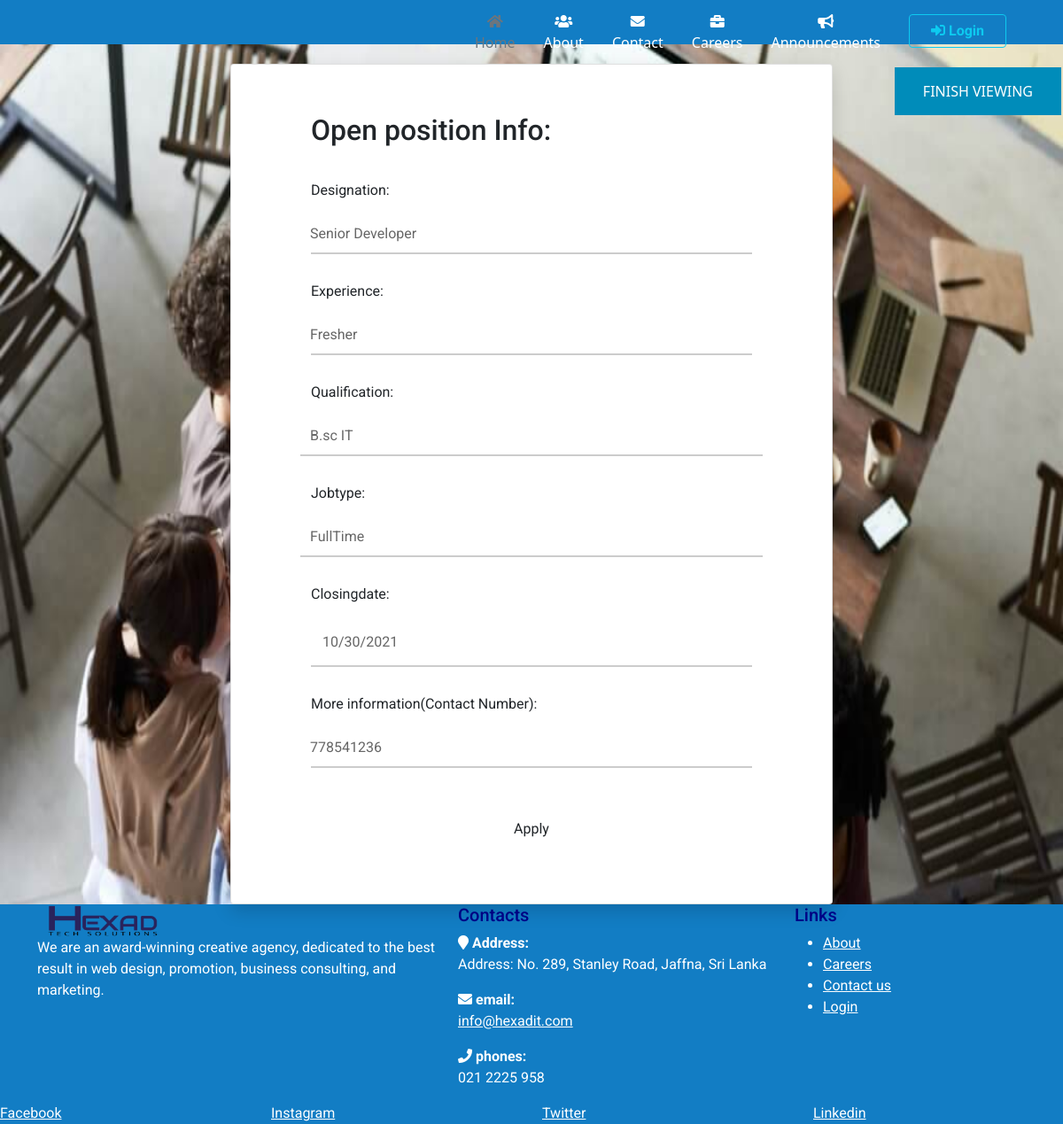
Screenshot of /j_view_openposition.php?view=33 with the database file from the repository.
### tables this page shows
CREATE TABLE IF NOT EXISTS `vacany_add` (
  `Id` int(11) NOT NULL AUTO_INCREMENT,
  `dateposted` timestamp NOT NULL DEFAULT CURRENT_TIMESTAMP,
  `designation` varchar(50) NOT NULL,
  `experience` varchar(50) NOT NULL,
  `qualification` varchar(50) NOT NULL,
  `jobtype` varchar(50) NOT NULL,
  `closingdate` date NOT NULL,
  `contact` int(11) NOT NULL,
  PRIMARY KEY (`Id`)
);

### j_view_openposition.php (the view, shortened to what this page needs)
<?php
$conn=new mysqli('localhost','root','','emp-management-sys') or die(mysqli_error($mysqli));
$vdesignation="";
$vexperience="";
$vqualification="";
$vjobtype="";
$vclosingdate="";
$vcontact="";
if(isset($_GET['view'])){
	$id=$_GET['view'];
	$sql="SELECT * FROM vacany_add where Id='$id'";
    $sqldata=mysqli_query($conn,$sql)or die('error getting');
    $row=mysqli_fetch_array($sqldata,MYSQLI_ASSOC);
$vdesignation=$row['designation'];
$vexperience=$row['experience'];
$vqualification=$row['qualification'];
$vjobtype=$row['jobtype'];
$vclosingdate=$row['closingdate'];
$vcontact=$row['contact'];
}
?>
<html>
<head>
    <link href="css/main1.css" rel="stylesheet" media="all">
</head>
<body style="background-image: url(images/home4.jpg);">
<?php
    include 'header.php';
?><br><br><br>
 <a href="j_openposition.php" class="dropbtn" style="float:right">FINISH VIEWING</a>
<div class="page-wrapper   font-robo">
        <div class="wrapper wrapper--w680">
            <div class="card card-1">
                <div class="card-body">
                    <h2 class="title">Open position Info:</h2>
                    <form method="POST" action="j_jobApplicantformhtml.php?vacancy=<?php echo $vdesignation;?>">
                        <div class="col-12">
                        <div class="input-group" >
                          <p>Designation:</p>
                            <input class="input--style-1" type="text" name="designation" align="center" value="<?php echo $vdesignation;?>" readonly>
                        </div>
						<div class="col-12">
                        <div class="input-group">
                          <p>Experience:</p>
                            <input class="input--style-1" type="text" name="experience" align="center" value="<?php echo $vexperience;?>" readonly>
                        </div>
                        <div class="row row-space">
							 <div class="input-group" >
							  <p>Qualification:</p>
								<input class="input--style-1" type="text"  name="qualification" align="center" value="<?php echo $vqualification;?>" readonly>
							</div>
							<div class="input-group">
							  <p>Jobtype:</p>
								<input class="input--style-1" type="text" name="jobtype" align="center" value="<?php echo $vjobtype;?>" readonly>
							</div>
						</div>
                        <div class="input-group">
                          <p>Closingdate:</p>
                            <input class="input--style-1" type="date" name="closingdate"  align="center" value="<?php echo $vclosingdate;?>" readonly>
                        </div>
						  <div class="input-group" >
                          <p>More information(Contact Number):</p>
                            <input class="input--style-1" type="text" name="date" align="contact" value="<?php echo  $vcontact;?>" readonly>
                        </div>
						<div class="p-t-20" align="center">
                            <button class="btn btn--radius btn--green"  name="send"   align="center">Apply </button>
                        </div>
                    </form>
                </div>
            </div>
        </div>
    </div>
</body>
<footer class="section footer-classic context-dark bg-image" style="background: #127dc4;">
    <div class="container">
        <div class="row row-30">
            <div class="col-md-4 col-xl-5">
                <div class="pr-xl-4"><a class="brand" href="index.html"><img class="brand-logo-light" src="images/hexad-logo.png" alt="" width="140" height="37"></a>
                    <p style="color:white">We are an award-winning creative agency, dedicated to the best result in web design, promotion, business consulting, and marketing.</p>
                </div>
            </div>
            <div class="col-md-4">
                <h5 style="color:darkblue">Contacts</h5>
                <dl class="contact-list">
                    <dt style="color:white"><i class="fa fa-map-marker" aria-hidden="true"></i> Address:</dt>
                    <dd style="color:white">Address: No. 289, Stanley Road, Jaffna, Sri Lanka</dd>
                </dl>
                <dl class="contact-list">
                    <dt style="color:white"><i class="fa fa-envelope" aria-hidden="true"></i> email:</dt>
                    <dd style="color:white"><a href="mailto:info@hexadit.com" style="color:white">info@hexadit.com</a></dd>
                </dl>
                <dl class="contact-list">
                    <dt style="color:white"><i class="fa fa-phone" aria-hidden="true"></i> phones:</dt>
                    <dd style="color:white">021 2225 958</a> <span> </span>
                    </dd>
                </dl>
            </div>
            <div class="col-md-4 col-xl-3">
                <h5 style="color:darkblue">Links</h5>
                <ul class="nav-list">
                    <li style="color:white"><a href="aboutus.php" style="color:white">About</a></li>
                    <li style="color:white"><a href="careers.php" style="color:white">Careers</a></li>
                    <li style="color:white"><a href="contactus.php" style="color:white">Contact us</a></li>
                    <li style="color:white"><a href="login.php" style="color:white">Login</a></li>
                </ul>
            </div>
        </div>
    </div>
    <div class="row no-gutters social-container">
        <div class="col"><a class="social-inner" href="https://www.facebook.com/hexadit" style="color:white"><span class="icon mdi mdi-facebook"></span><span>Facebook</span></a></div>
        <div class="col"><a class="social-inner" href="https://www.instagram.com/hexad_it/" style="color:white"><span class="icon mdi mdi-instagram"></span><span>Instagram</span></a></div>
        <div class="col"><a class="social-inner" href="https://twitter.com/HexadIt" style="color:white"><span class="icon mdi mdi-twitter"></span><span>Twitter</span></a></div>
        <div class="col"><a class="social-inner" href=" https://www.linkedin.com/in/hexad-tech-solutions-6b1b23211/" style="color:white"><span class="icon mdi mdi-youtube-play"></span><span>Linkedin</span></a></div>
    </div>
</footer>
</html>

### css/main1.css (style rules this page uses)
body { margin: 0px; }
.font-robo { font-family: "Roboto", "Arial", "Helvetica Neue", sans-serif; }
.row { display: -webkit-box; display: -webkit-flex; display: -moz-box; display: -ms-flexbox; display: flex; -webkit-flex-wrap: wrap; -ms-flex-wrap: wrap; flex-wrap: wrap; }
.row-space { -webkit-box-pack: justify; -webkit-justify-content: space-between; -moz-box-pack: justify; -ms-flex-pack: justify; justify-content: space-between; }
html { -webkit-box-sizing: border-box; -moz-box-sizing: border-box; box-sizing: border-box; }
* { padding: 0; margin: 0; }
*, *:before, *:after { -webkit-box-sizing: inherit; -moz-box-sizing: inherit; box-sizing: inherit; }
h2, h3, h4, h5, h6, blockquote, p, pre, dl, dd, ol, ul, figure, hr, fieldset, legend { margin: 0; padding: 0; }
button { outline: none; background: none; border: none; }
.page-wrapper { min-height: 100vh; }
h1, h2, h3, h4, h5, h6 { font-weight: 400; }
h2 { font-size: 30px; }
h5 { font-size: 15px; }
.p-t-20 { padding-top: 20px; }
.wrapper { margin: 0 auto; }
.wrapper--w680 { max-width: 680px; }
.btn { line-height: 40px; display: inline-block; padding: 0 25px; cursor: pointer; font-family: "Roboto", "Arial", "Helvetica Neue", sans-serif; color: #fff; -webkit-transition: all 0.4s ease; -o-transition: all 0.4s ease; -moz-transition: all 0.4s ease; transition: all 0.4s ease; font-size: 14px; font-weight: 700; }
.btn--radius { -webkit-border-radius: 3px; -moz-border-radius: 3px; border-radius: 3px; }
.btn--green { background: #57b846; }
input[type="date" i] { padding: 14px; }
input { outline: none; margin: 0; border: none; -webkit-box-shadow: none; -moz-box-shadow: none; box-shadow: none; width: 100%; font-size: 14px; font-family: inherit; }
.input-group { position: relative; margin-bottom: 30px; border-bottom: 2px solid #ccc; }
.input--style-1 { padding: 9px 0; color: #666; }
.title { margin-bottom: 37px; }
.card { overflow: hidden; -webkit-border-radius: 3px; -moz-border-radius: 3px; border-radius: 3px; background: #fff; }
.card-1 { -webkit-box-shadow: 0px 8px 20px 0px rgba(0, 0, 0, 0.15); -moz-box-shadow: 0px 8px 20px 0px rgba(0, 0, 0, 0.15); box-shadow: 0px 8px 20px 0px rgba(0, 0, 0, 0.15); }
.card-1 .card-body { padding: 0 90px; padding-top: 55px; padding-bottom: 65px; }

### j_view_openposition.php (style rules this page uses)
body { margin:0; padding:0; background-image:linear-gradient(rgba(0,0,0,0.2),rgba(0,0,0,0.2)),url(images/abc.jpg); background-size:cover; background-position:center; font-family:sans-serif; background-repeat: no-repeat; background-attachment: fixed; background-size: 100% 100%; }
.dropbtn { background-color: #4CAF50; border: none; color: white; padding: 15px 32px; text-align: center; text-decoration: none; display: inline-block; font-size: 16px; margin: 4px 2px; cursor: pointer; background-color:#008CBA; }

### rows the page displays
vacany_add: designation "Senior Developer", experience "Fresher", qualification "B.sc IT", jobtype "FullTime", closingdate "10/30/2021", date "778541236"
